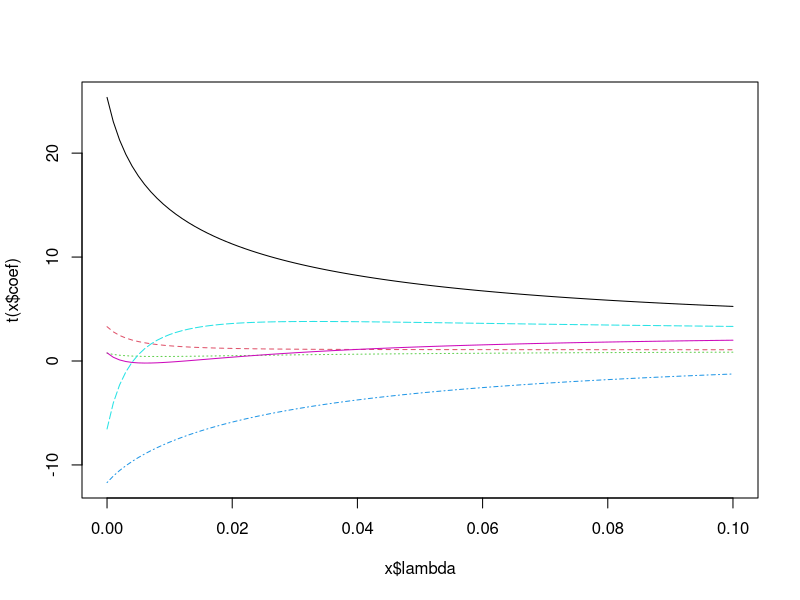

Source code (R):

# RIDGE regression --------------------------------------------------------

library(MASS)

data("longley")
str(longley)

# Longley's Economic Regression Data
# :
# A macroeconomic data set which provides a well-known example for a highly collinear regression.
# 
# Structure
# A data frame with 7 economical variables, observed yearly from 1947 to 1962 (n=16).
# 
# GNP.deflator :
# GNP implicit price deflator (1954=100) -> y
# 
# GNP :
# Gross National Product.
# 
# Unemployed :
# number of unemployed.
# 
# Armed.Forces :
# number of people in the armed forces.
# 
# Population :
# ‘noninstitutionalized’ population ≥ 14 years of age.
# 
# Year :
# the year (time).
# 
# Employed :
# number of people employed.
# 
# The regression lm(Employed ~ .) is known to be highly collinear.

names(longley)[1] <- "y"

ridge.fit <- lm.ridge(y ~ ., longley, lambda = seq(0, 0.1, 0.001))
plot(ridge.fit)